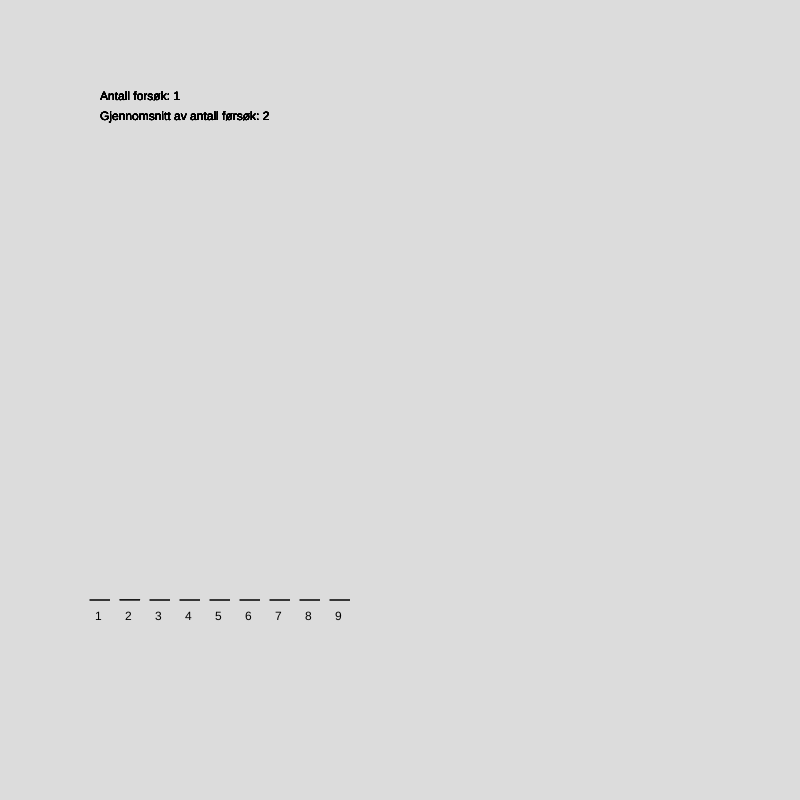
Frame 1 (no input)
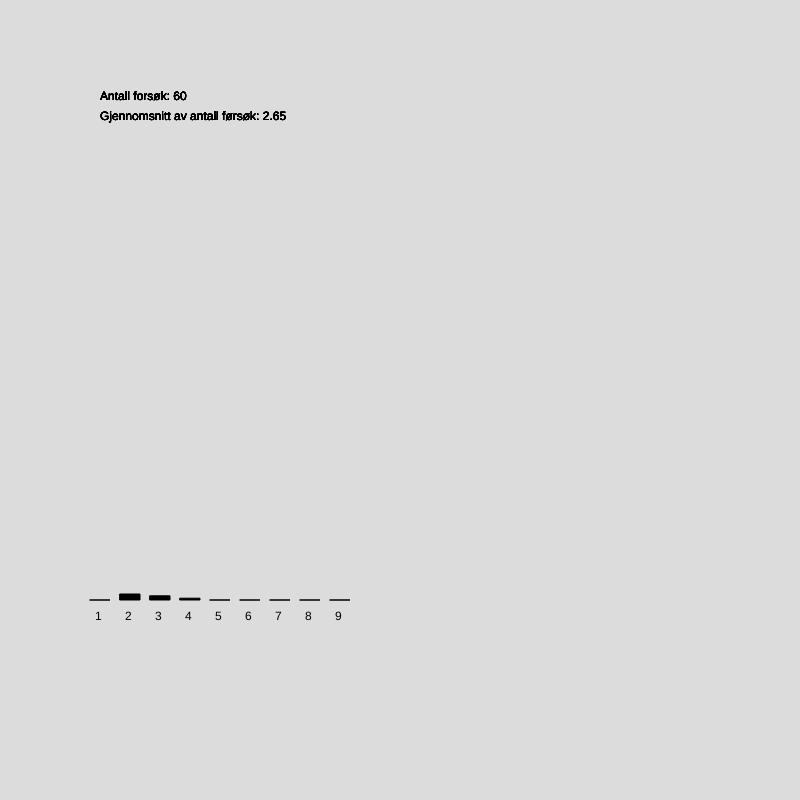
Frame 60 (no input)
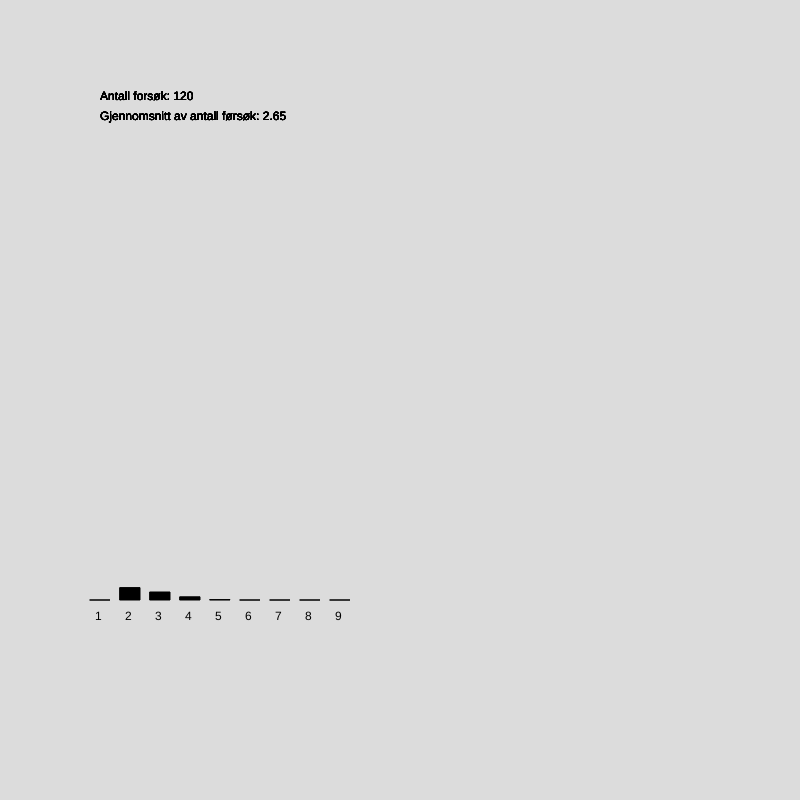
Frame 120 (the mouse pressed at the canvas centre since frame 60)

The p5.js sketch that drew these frames (run headless with seeded random() and noise() and a simulated clock; from frame 60 on, the mouse is pressed at the canvas centre):

// p5.js sketch
// ── sketch.js
// Sum av tilfeldige tall større enn 1
// Tom Jarle Christiansen - CC BY SA - 2021
// Program som ser hvor mange tilfeldige tall
// som må summeres før summen er større enn en

function setup() {
  createCanvas(800, 800);
}

function draw() {
  background(220);
  fill(0);
  frameRate(500);
  let i = antall();
  fordeling[i]++;

  for (var j = 1; j < 10; j++) {
    //Verdier på x-aksen
    text(j, j * 30 + 65, 620);

    // Gjennomsnitt
    text("Hvor mange tilfeldig tall mellom 0 og 1 trengs før summen er større enn 1?");
    text("Antall forsøk: " + gjennomsnitt()[0], 100, 100);
    text("Gjennomsnitt av antall førsøk: " + gjennomsnitt()[1], 100, 120);

    //Tegn søyle
    rect(j * 30 + 60, 600 - fordeling[j]/5, 20, fordeling[j]/5);
  }
}

function antall() {
  let n = 0;
  let s = 0;

  while ( s < 1 ) {
    s += Math.random();
    n++;
  }
  return n;
}

function gjennomsnitt() {
  let sum = 0;
  let i = 1;
  let N = 0;

  for (let x of fordeling) {
    sum += x * i;
    i++;
    N += x;
  }

  return [N, sum / N - 1];
}

let fordeling =[0, 0, 0, 0, 0, 0, 0, 0, 0 ,0];
